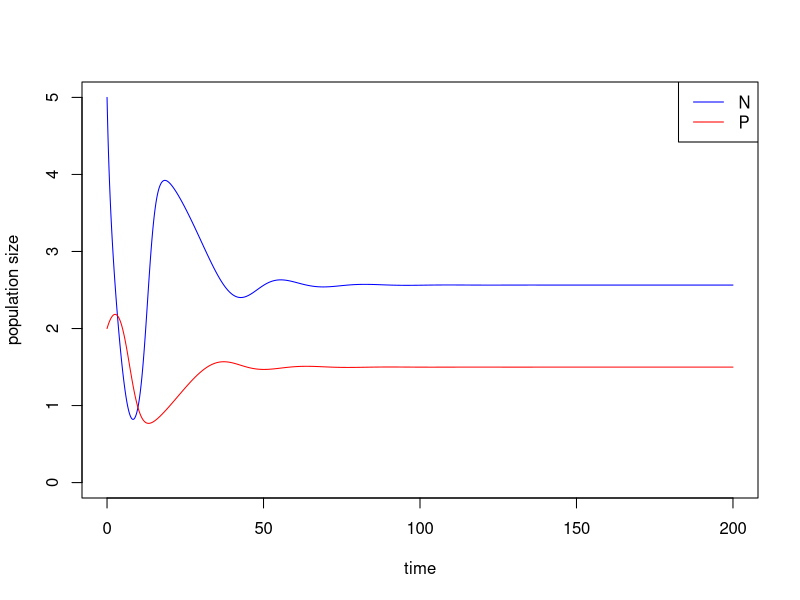
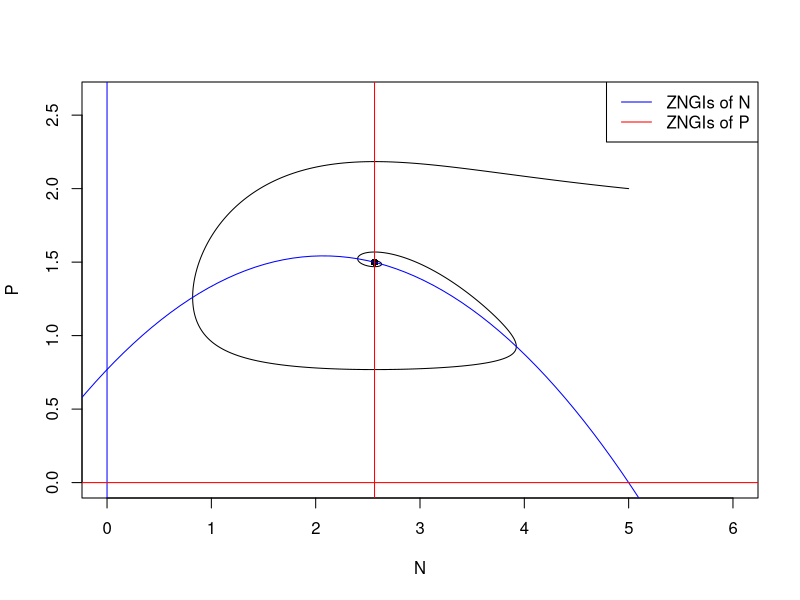
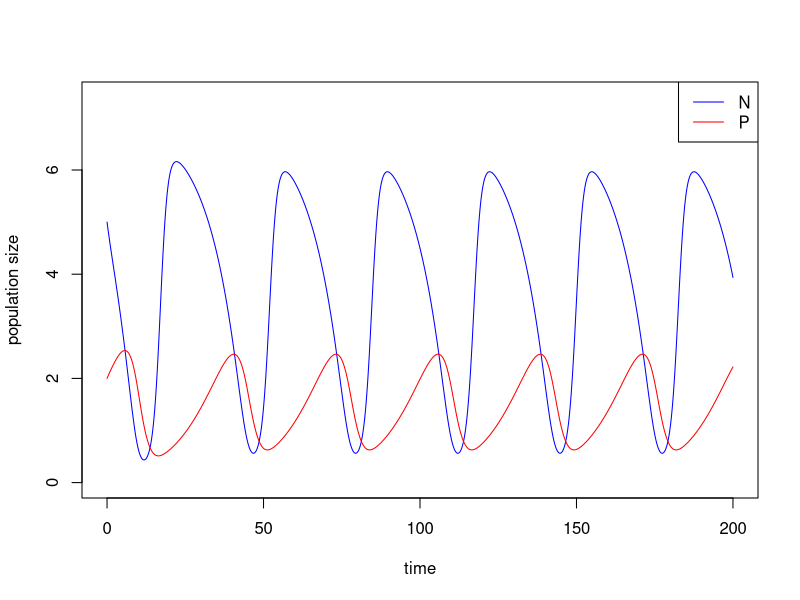
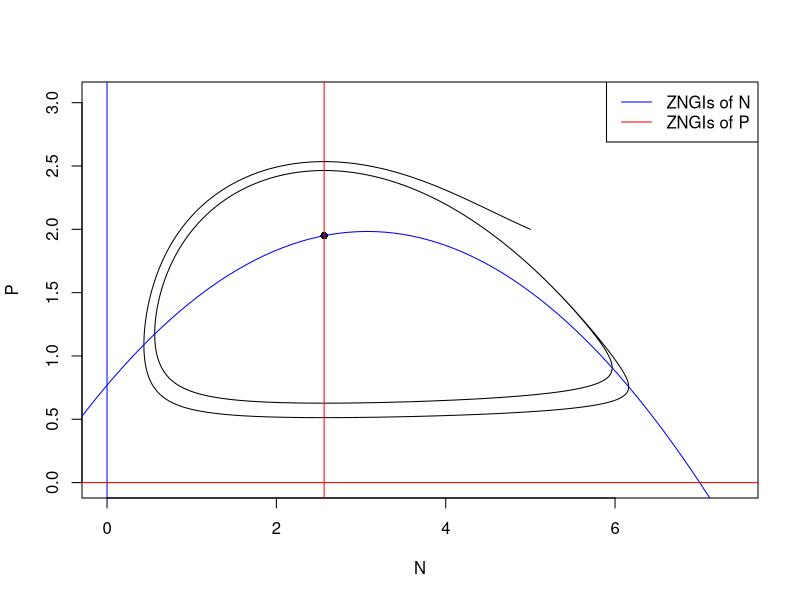
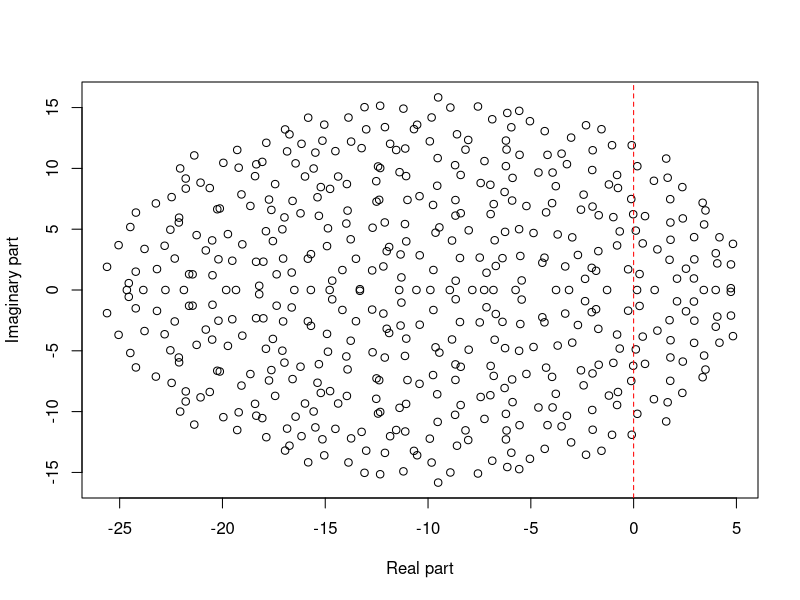
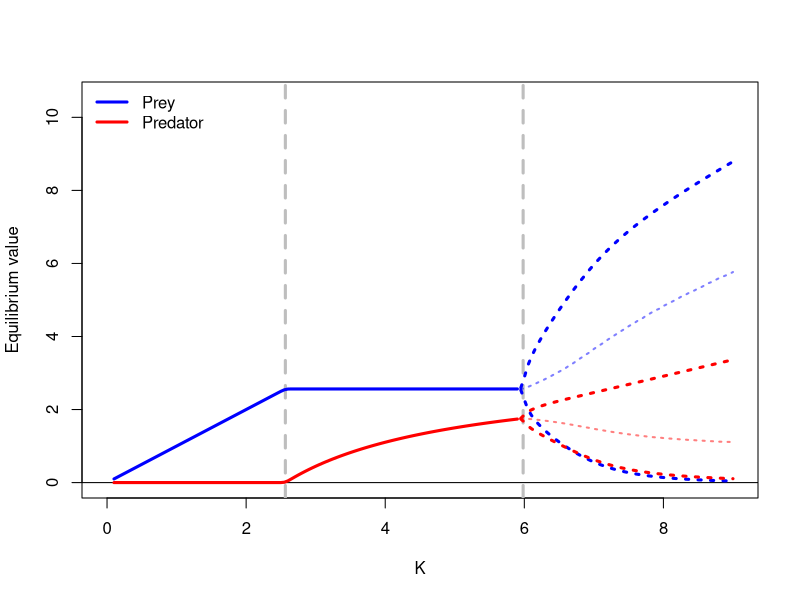
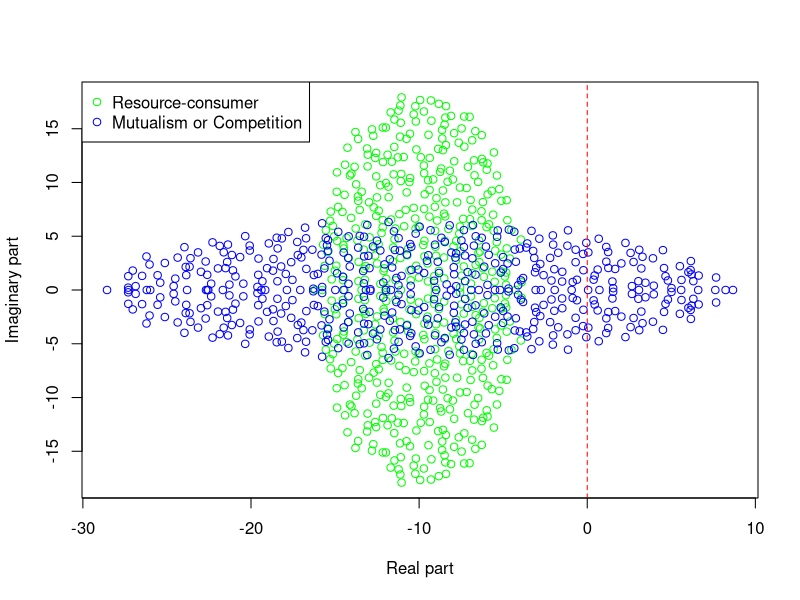

Recreate these plots in R, in order.
## ---- chunk 1
library(deSolve)

### Model specification
RM_predation_model <- function(times, state, parms) {
  with(as.list(c(state, parms)), {
    dN_dt = r*N*(1-(N/K))-(a*N/(1+a*h*N))*P
    dP_dt = e*(a*N/(1+a*h*N))*P-d*P
    return(list(c(dN_dt, dP_dt)))  
  })
}

### Model parameters
times <- seq(0, 200, by = 0.01)  
state <- c(N = 5, P = 2)  
parms <- c(r = 1.0, K = 5.0, a = 1.3, h = 0.9, e = 0.6, d = 0.5) 

### Model application
pop_size <- ode(func = RM_predation_model, times = times, y = state, parms = parms)

### equilibrium
E_np <- with(as.list(parms), 
             c(N = d/(a*(e-d*h)),
               P = r/a*(1-d/(a*(e-d*h))/K)*(1+a*h*d/(a*(e-d*h)))))


### Visualize the population dynamics
# population trajectories
plot(c(0, max(times)), c(0, max(pop_size[, c("N", "P")])), type = "n", xlab = "time", ylab = "population size")
lines(N ~ time, data = pop_size, col = "blue") # dynamics of N
lines(P ~ time, data = pop_size, col = "red") # dynamics of P
legend("topright", legend = c("N", "P"), col = c("blue", "red"), lty = 1)

# state-space diagram
max_P <- max(pop_size[ ,"P"])
max_N <- max(pop_size[ ,"N"])
plot(P ~ N, data = pop_size, type = "l", xlim = c(0, max_N*1.2), ylim = c(0, max_P*1.2))
points(E_np["P"] ~ E_np["N"], pch = 16) # equilibrium 
with(as.list(parms), {
  # ZNGIs of N
  abline(v = 0, col = "blue")
  curve(r/a*(1-x/K)*(1+a*h*x), from = -2, to = K+2, col = "blue", add = T)
  # ZNGIs of P
  abline(h = 0, col = "red")
  abline(v = d/(a*(e-d*h)), col = "red")
  }) 
legend("topright", legend = c("ZNGIs of N", "ZNGIs of P"), col = c("blue", "red"), lty = 1)
## ---- chunk 2
### Model parameters
times <- seq(0, 200, by = 0.01)  
state <- c(N = 5, P = 2)  
parms <- c(r = 1.0, K = 7.0, a = 1.3, h = 0.9, e = 0.6, d = 0.5) 

### Model application
pop_size <- ode(func = RM_predation_model, times = times, y = state, parms = parms)

### equilibrium
E_np <- with(as.list(parms), 
             c(N = d/(a*(e-d*h)),
               P = r/a*(1-d/(a*(e-d*h))/K)*(1+a*h*d/(a*(e-d*h)))))

## ---- chunk 3
### Visualize the population dynamics
# population trajectories
plot(c(0, max(times)), c(0, max(pop_size[, c("N", "P")])*1.2), type = "n", xlab = "time", ylab = "population size")
lines(N ~ time, data = pop_size, col = "blue") # dynamics of N
lines(P ~ time, data = pop_size, col = "red") # dynamics of P
legend("topright", legend = c("N", "P"), col = c("blue", "red"), lty = 1)

# state-space diagram
max_P <- max(pop_size[ ,"P"])
max_N <- max(pop_size[ ,"N"])
plot(P ~ N, data = pop_size, type = "l", xlim = c(0, max_N*1.2), ylim = c(0, max_P*1.2))
points(E_np["P"] ~ E_np["N"], pch = 16) # equilibrium 
with(as.list(parms), {
  # ZNGIs of N
  abline(v = 0, col = "blue")
  curve(r/a*(1-x/K)*(1+a*h*x), from = -2, to = K+2, col = "blue", add = T)
  # ZNGIs of P
  abline(h = 0, col = "red")
  abline(v = d/(a*(e-d*h)), col = "red")
  }) 
legend("topright", legend = c("ZNGIs of N", "ZNGIs of P"), col = c("blue", "red"), lty = 1)
## ---- chunk 4
library(pracma)
# find time points when local peaks occur
peaks <- findpeaks(pop_size[, "N"])[ ,2]
peaks 
# get period as time between peaks 
periods <- peaks[length(peaks)] - peaks[length(peaks) - 1]
# long-term average of N
avg_N <- mean(pop_size[(length(times) - periods + 1):length(times), "N"])
avg_N
# long-term average of P
avg_P <- mean(pop_size[(length(times) - periods + 1):length(times), "P"])
avg_P
# equilibrium of N and P
E_np
## ---- chunk 5
knitr::include_app("https://genchanghsu0115.shinyapps.io/RM_predation_mod_shinyapp/", height = "700px")
## ---- chunk 6
# code for building May's random matrix
BuildMay = function(S, C, d, sigma){
  # fill the whole matrix
  entry <- rnorm(S * S, mean = 0, sd = sigma)
  M <- matrix(entry, nrow = S, ncol = S)
  # remove connections
  remove <- matrix(runif(S * S) <= C, nrow = S, ncol = S)
  M <- M * remove

  sum(M != 0) / (S*S) # should equal to C

  # substrate diagonal elements by d
  diag(M) <- diag(M) - d
  return(M)
}

May <- BuildMay(S = 500, C = 0.5, d = 10, sigma = 1)
EVals <- eigen(May)$values
Re.EVals <- Re(EVals)
Im.EVals <- Im(EVals)

plot(Re.EVals, Im.EVals, xlab = "Real part", ylab = "Imaginary part")
abline(v = 0, col = "red", lty = 2)
## ---- chunk 7

#### (1) Specify parameters Model application
Times <- seq(0, 1500, by = 1)  
State <- c(N = 1, P = 1)  
r.sim = 1.0   #ref=1.0
K.sim = 5.0   #ref=5.0
a.sim = 1.3   #ref=1.3
h.sim = 0.9   #ref=0.9
e.sim = 0.6   #ref=0.6
d.sim = 0.5   #ref=0.5
Parms <- c(r = r.sim, K = K.sim, a = a.sim, h = h.sim, e = e.sim, d = d.sim)  


#### (2) Create vector for K and saving space
K.vector <- seq(from = 0.1, to = 9.0, by = 0.05)
N.sim <- length(K.vector)
Data <- data.frame(K = K.vector, 
                   N.min = rep(0, N.sim), 
                   N.mean = rep(0, N.sim), 
                   N.max = rep(0, N.sim), 
                   P.min = rep(0, N.sim), 
                   P.mean = rep(0, N.sim), 
                   P.max = rep(0, N.sim), 
                   Dynamic = rep(0, N.sim))


#### (3) Run the simulation for each K within the vector 
for(i in 1:N.sim){
  
  ## Run the simulation with updated K value
  Parms["K"] <- Data$K[i]
  Temp <- ode(func = RM_predation_model, times = Times, y = State, parms = Parms)
  
  ## Only use the last 3000 time steps of the simulation 
  Temp <- as.data.frame(Temp[1200:1500, ])
  
  ## If there is no fluctuation, can freely take mean
  if(var(Temp$N) < 1e-5){
    Data$Dynamic[i] <- "Stable"
    Data$N.min[i] <- min(Temp$N)
    Data$N.mean[i] <- mean(Temp$N)
    Data$N.max[i] <- max(Temp$N)
    Data$P.min[i] <- min(Temp$P)
    Data$P.mean[i] <- mean(Temp$P)
    Data$P.max[i] <- max(Temp$P)
  }  
  
  ## If there is fluctuation, need to get accurate cycle start-end point
  if(var(Temp$N) > 1e-5){
    peaks <- pracma::findpeaks(Temp[, "N"])[ ,2]
    Temp <- Temp[(peaks[1] : peaks[length(peaks)]), ]
    Data$Dynamic[i] <- "Cycle"
    Data$N.min[i] <- min(Temp$N)
    Data$N.mean[i] <- mean(Temp$N)
    Data$N.max[i] <- max(Temp$N)
    Data$P.min[i] <- min(Temp$P)
    Data$P.mean[i] <- mean(Temp$P)
    Data$P.max[i] <- max(Temp$P)
  }
  
}

#### (4) Plot

library(scales)

plot(c(0, max(K.vector)), c(0, max(Data[, c("N.max", "P.max")]) * 1.2), 
     type = "n", xlab = "K", ylab = "Equilibrium value")
abline(h = 0)
abline(v = d.sim / (a.sim * (e.sim - h.sim * d.sim)), col="grey", lty = 2, lwd = 3)
abline(v = (e.sim + d.sim * h.sim) / (a.sim * h.sim * (e.sim - d.sim * h.sim)), col="grey", lty = 2, lwd = 3)
points(N.mean ~ K, Data[Data$Dynamic == "Stable", ], type = "l", col = "blue",lty = 1, lwd = 3)
points(N.mean ~ K, Data[Data$Dynamic == "Cycle", ], type = "l", col = alpha("blue", 0.5), lty = 3, lwd = 2)
points(N.min ~ K, Data[Data$Dynamic == "Cycle", ], type = "l", col = "blue", lty = 3, lwd = 3)
points(N.max ~ K, Data[Data$Dynamic == "Cycle", ], type = "l", col = "blue", lty = 3, lwd = 3)
points(P.mean ~ K, Data[Data$Dynamic == "Stable", ], type = "l", col = "red", lty = 1, lwd = 3)
points(P.mean ~ K, Data[Data$Dynamic == "Cycle", ], type = "l", col = alpha("red", 0.5), lty = 3, lwd = 2)
points(P.min ~ K, Data[Data$Dynamic == "Cycle", ], type = "l", col = "red", lty = 3, lwd = 3)
points(P.max ~ K, Data[Data$Dynamic == "Cycle", ], type = "l", col = "red", lty = 3, lwd = 3)
legend("topleft", c("Prey", "Predator"), col = c("blue", "red"), lwd = 3, lty = 1, bty = "n")
## ---- chunk 8
library(ggplot2)
#### The function to build Elliptic law
BuildElliptic <- function(S, C, d, sigma, rho){
  
  # sample coefficients in pairs
  pairs <- MASS::mvrnorm(n = S * (S-1) / 2,
                         mu = c(0, 0),
                         Sigma = sigma^2 * matrix(c(1, rho, rho, 1), 2, 2))
  
  # build a completely filled matrix
  M <- matrix(0, S, S)
  M[upper.tri(M)] <- pairs[,1]
  M <- t(M)
  M[upper.tri(M)] <- pairs[,2]
  
  # determine which connections to retain (in pairs)
  Connections <- (matrix(runif(S * S), S, S) <= C) * 1 
  Connections[lower.tri(Connections)] <- 0
  diag(Connections) <- 0
  Connections <- Connections + t(Connections)
  M <- M * Connections
  
  # set diagonals
  diag(M) <- diag(M) - d
  return(M)
}

## ---- chunk 9
# consumer-resources interactions
M_CR <- BuildElliptic(S = 500, C = 0.3, d = 10, sigma = 1, rho = -0.5)
EVals_CR <- eigen(M_CR)$values
Re.EVals_CR <- Re(EVals_CR)
Im.EVals_CR <- Im(EVals_CR)

# mutualism or competition
M_MC <- BuildElliptic(S = 500, C = 0.3, d = 10, sigma = 1, rho = 0.5)
EVals_MC <- eigen(M_MC)$values
Re.EVals_MC <- Re(EVals_MC)
Im.EVals_MC <- Im(EVals_MC)

# combine data
Re.EVals <- c(Re.EVals_CR, Re.EVals_MC)
Im.EVals <- c(Im.EVals_CR, Im.EVals_MC)

# visualization
plot(Re.EVals, Im.EVals, xlab = "Real part", ylab = "Imaginary part", type = "n")
points(Re.EVals_CR, Im.EVals_CR, col = "green")
points(Re.EVals_MC, Im.EVals_MC, col = "blue")
abline(v = 0, col = "red", lty = 2)
legend("topleft", legend = c("Resource-consumer", "Mutualism or Competition"), col = c("green", "blue"), pch = 1)
